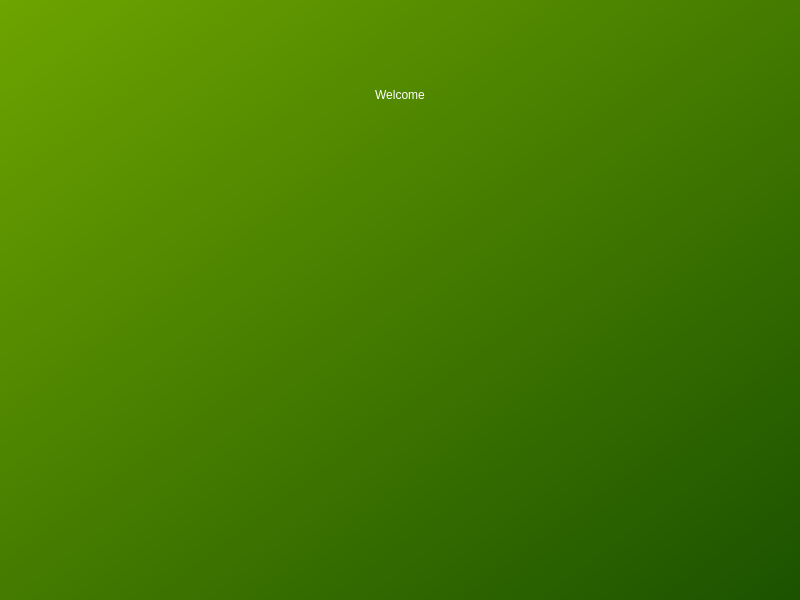
<?xml version="1.0" encoding="UTF-8"?>
<ui version="4.0">
 <class>Dialog</class>
 <widget class="QDialog" name="Dialog">
  <property name="geometry">
   <rect>
    <x>0</x>
    <y>0</y>
    <width>800</width>
    <height>600</height>
   </rect>
  </property>
  <property name="windowTitle">
   <string>Dialog</string>
  </property>
  <property name="styleSheet">
   <string notr="true">QDialog
{
background-color: qlineargradient(spread:pad, x1:0, y1:0, x2:1, y2:1, stop:0 rgba(109, 164, 0, 255), stop:1 rgba(27, 82, 0, 255));
}</string>
  </property>
  <widget class="QLabel" name="welcome_Label">
   <property name="geometry">
    <rect>
     <x>355</x>
     <y>80</y>
     <width>90</width>
     <height>30</height>
    </rect>
   </property>
   <property name="styleSheet">
    <string notr="true">QLabel#welcome_Label
{
	font: 16pt &quot;Amazon Ember Cd RC&quot;;
	color: rgb(255, 255, 255);

}</string>
   </property>
   <property name="frameShadow">
    <enum>QFrame::Plain</enum>
   </property>
   <property name="text">
    <string>Welcome</string>
   </property>
   <property name="alignment">
    <set>Qt::AlignCenter</set>
   </property>
  </widget>
 </widget>
 <resources/>
 <connections/>
</ui>
